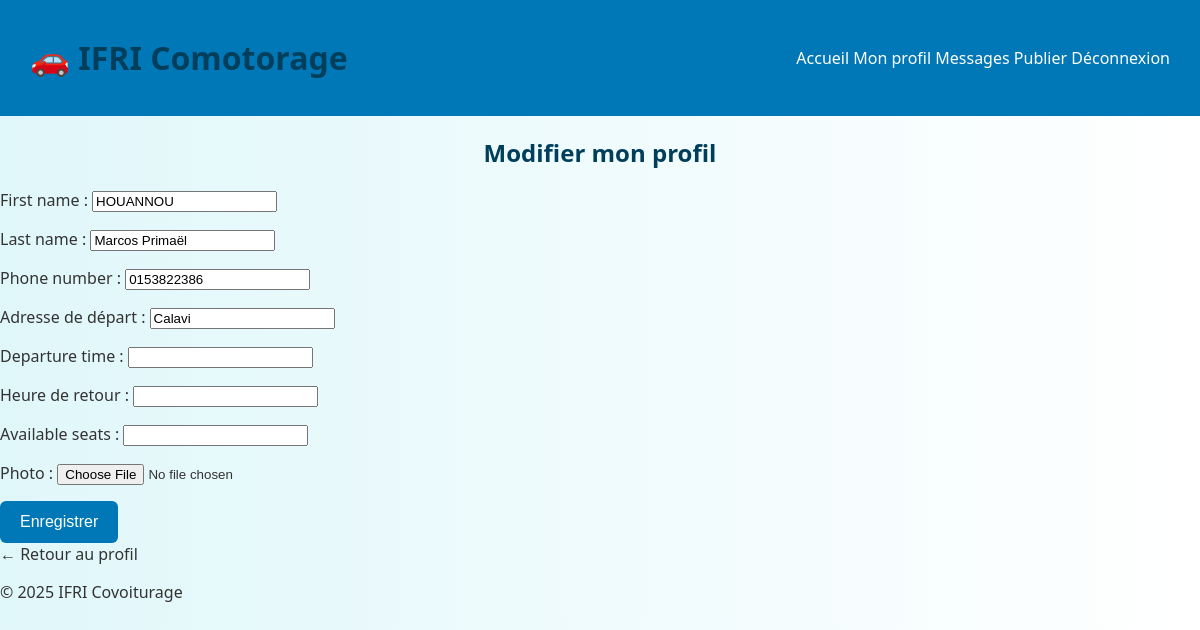
The page /profil/modifier/ (signed in) on the database its author committed.
### mon_app/models.py (models this page shows, shortened)
class CustomUser(AbstractUser):
    email = models.EmailField(unique=True)
    phone_number = models.CharField(max_length=15, unique=True)
    role = models.CharField(max_length=10, choices=[('conducteur', 'Conducteur'), ('passager', 'Passager')])
    photo = models.ImageField(upload_to='photos/', null=True, blank=True)
    departure_point = models.CharField(max_length=255, null=True, blank=True)
    arrival_time = models.TimeField(null=True, blank=True)
    departure_time = models.TimeField(null=True, blank=True)
    car_model = models.CharField(max_length=50, null=True, blank=True)
    car_brand = models.CharField(max_length=50, null=True, blank=True)
    available_seats = models.PositiveIntegerField(null=True, blank=True)
    address = models.CharField("Adresse de départ", max_length=255, null=True, blank=True)
    return_time = models.TimeField("Heure de retour", null=True, blank=True)
    USERNAME_FIELD = 'email'
    REQUIRED_FIELDS = ['username']

### mon_app/views.py (the view)
# urls.py: path('profil/modifier/', views.modifier_profil_view, name='modifier_profil'),
@login_required
def modifier_profil_view(request):
    if request.method == 'POST':
        form = CustomUserUpdateForm(request.POST, request.FILES, instance=request.user)
        if form.is_valid():
            form.save()
            messages.success(request, "Profil mis à jour avec succès.")
            return redirect('profil')
    else:
        form = CustomUserUpdateForm(instance=request.user)
    return render(request, 'mon_app/modifier_profil.html', {'form': form})

### mon_app/forms.py
class CustomUserUpdateForm(forms.ModelForm):
    class Meta:
        model = CustomUser
        fields = [
            'first_name', 'last_name', 'phone_number', 'address',
            'departure_time', 'return_time', 'available_seats', 'photo'
        ]

### mon_app/templates/mon_app/modifier_profil.html (shortened to what this page needs)
{% extends 'mon_app/base.html' %}
{% block content %}
<h2>Modifier mon profil</h2>
<form method="post" enctype="multipart/form-data" class="form-bloc">
    {{ form.as_p }}
    <button type="submit" class="btn">Enregistrer</button>
</form>
<a href="{% url 'profil' %}" class="btn retour">← Retour au profil</a>
{% endblock %}

### mon_app/static/mon_app/style.css (style rules this page uses)
body { margin: 0; font-family: 'Segoe UI', sans-serif; background: linear-gradient(to right, #e0f7fa, #ffffff); color: #333; }
a { text-decoration: none; color: inherit; }
h1, h2 { text-align: center; color: #003f5c; }
button[type="submit"] { background: #0077b6; color: white; padding: 12px 20px; border: none; border-radius: 6px; font-size: 16px; cursor: pointer; transition: transform 0.3s, background-color 0.3s; }

### rows shown on the page
CustomUser: first_name "HOUANNOU", last_name "Marcos Primaël", phone_number "0153822386", address "Calavi"
